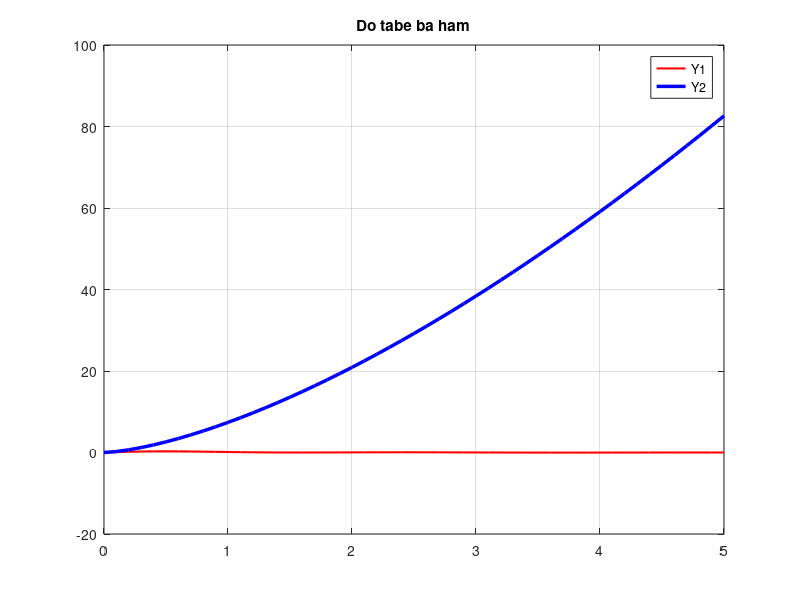
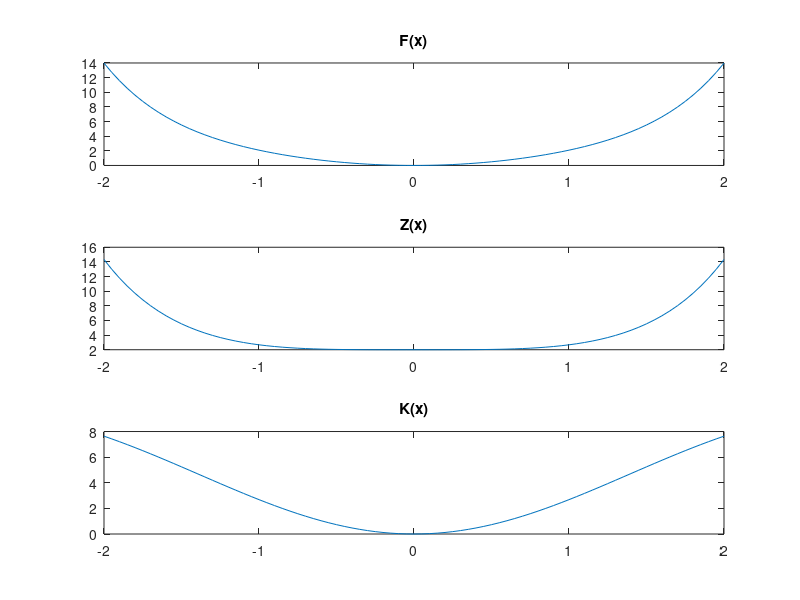
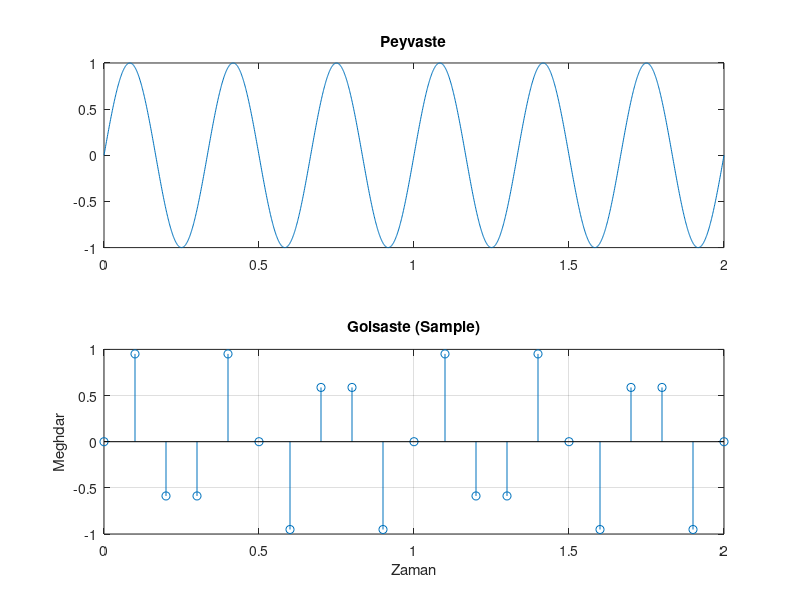

These charts were generated, in order, by the following MATLAB code:
t = 0 : 0.1 : 5;
y1 = sin(t) .* cos(t).^2 ./ (t.^2 + 1);
y2 = sqrt(t.^3) .* exp(2);

figure;
plot(t, y1, 'r', 'LineWidth', 1.5);
hold on;
plot(t, y2, 'b', 'LineWidth', 2.5);
title('Do tabe ba ham');
legend('Y1', 'Y2');
grid on;

x = -2 : 0.05 : 2;
f_x = sin(x).^2 + sinh(x).^2;
z_x = cos(x).^2 + cosh(x).^2;
k_x = x.^2 + 2.*x.*sin(x);

figure;
subplot(3, 1, 1);
plot(x, f_x);
title('F(x)');

subplot(3, 1, 2);
plot(x, z_x);
title('Z(x)');

subplot(3, 1, 3);
plot(x, k_x);
title('K(x)');

t_mogh = 0 : 0.001 : 2;
s_mogh = sin(2 * pi * 3 * t_mogh);
figure;
subplot(2, 1, 1);
plot(t_mogh, s_mogh);
title('Peyvaste');

t_namoone = 0 : 0.1 : 2;
s_namoone = sin(2 * pi * 3 * t_namoone);
subplot(2, 1, 2);
stem(t_namoone, s_namoone);
title('Golsaste (Sample)');
xlabel('Zaman'); ylabel('Meghdar');
grid on;
